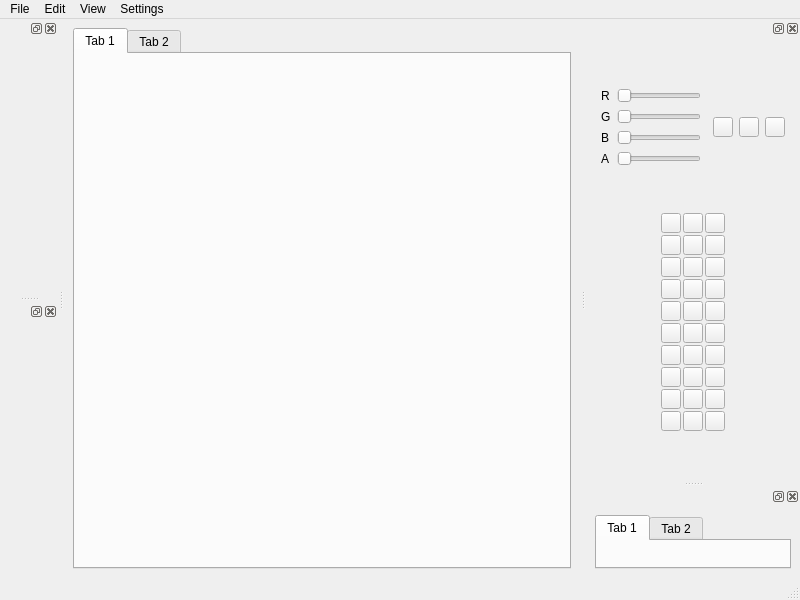
<?xml version="1.0" encoding="UTF-8"?>
<ui version="4.0">
 <class>MainWindow</class>
 <widget class="QMainWindow" name="MainWindow">
  <property name="geometry">
   <rect>
    <x>0</x>
    <y>0</y>
    <width>800</width>
    <height>600</height>
   </rect>
  </property>
  <property name="windowTitle">
   <string>MainWindow</string>
  </property>
  <widget class="QWidget" name="centralwidget">
   <layout class="QHBoxLayout" name="horizontalLayout_2">
    <item>
     <widget class="QTabWidget" name="tabWidget_2">
      <property name="currentIndex">
       <number>0</number>
      </property>
      <widget class="QWidget" name="tab_3">
       <attribute name="title">
        <string>Tab 1</string>
       </attribute>
      </widget>
      <widget class="QWidget" name="tab_4">
       <attribute name="title">
        <string>Tab 2</string>
       </attribute>
      </widget>
     </widget>
    </item>
   </layout>
  </widget>
  <widget class="QMenuBar" name="menubar">
   <property name="geometry">
    <rect>
     <x>0</x>
     <y>0</y>
     <width>800</width>
     <height>21</height>
    </rect>
   </property>
   <widget class="QMenu" name="menuFile">
    <property name="title">
     <string>File</string>
    </property>
    <addaction name="actionNew"/>
    <addaction name="actionOpen"/>
    <addaction name="actionConvert"/>
    <addaction name="separator"/>
    <addaction name="actionSave"/>
    <addaction name="actionSave_as"/>
    <addaction name="separator"/>
    <addaction name="actionQuit"/>
   </widget>
   <widget class="QMenu" name="menuEdit">
    <property name="title">
     <string>Edit</string>
    </property>
    <addaction name="actionUndo"/>
    <addaction name="actionRedo"/>
    <addaction name="separator"/>
    <addaction name="actionSelect_all"/>
    <addaction name="actionDeselect"/>
    <addaction name="actionInvert_selection"/>
   </widget>
   <widget class="QMenu" name="menuView">
    <property name="title">
     <string>View</string>
    </property>
    <addaction name="actionNavigator"/>
    <addaction name="actionColor_management"/>
    <addaction name="actionTools"/>
    <addaction name="actionLayers"/>
    <addaction name="actionLayers_2"/>
   </widget>
   <widget class="QMenu" name="menuSettings">
    <property name="title">
     <string>Settings</string>
    </property>
    <addaction name="actionPreview_color"/>
    <addaction name="actionKeep_projects_loaded"/>
   </widget>
   <addaction name="menuFile"/>
   <addaction name="menuEdit"/>
   <addaction name="menuView"/>
   <addaction name="menuSettings"/>
  </widget>
  <widget class="QStatusBar" name="statusbar"/>
  <widget class="QDockWidget" name="colorManagement">
   <attribute name="dockWidgetArea">
    <number>2</number>
   </attribute>
   <widget class="QWidget" name="dockWidgetContents">
    <layout class="QGridLayout" name="gridLayout_2">
     <item row="10" column="0">
      <layout class="QGridLayout" name="gridLayout_3">
       <property name="sizeConstraint">
        <enum>QLayout::SetFixedSize</enum>
       </property>
       <property name="leftMargin">
        <number>0</number>
       </property>
       <property name="rightMargin">
        <number>0</number>
       </property>
       <property name="spacing">
        <number>2</number>
       </property>
       <item row="8" column="2">
        <widget class="QPushButton" name="color_preset_26">
         <property name="sizePolicy">
          <sizepolicy hsizetype="Fixed" vsizetype="Fixed">
           <horstretch>0</horstretch>
           <verstretch>0</verstretch>
          </sizepolicy>
         </property>
         <property name="minimumSize">
          <size>
           <width>20</width>
           <height>20</height>
          </size>
         </property>
         <property name="maximumSize">
          <size>
           <width>20</width>
           <height>20</height>
          </size>
         </property>
         <property name="text">
          <string/>
         </property>
        </widget>
       </item>
       <item row="8" column="3">
        <widget class="QPushButton" name="color_preset_27">
         <property name="sizePolicy">
          <sizepolicy hsizetype="Fixed" vsizetype="Fixed">
           <horstretch>0</horstretch>
           <verstretch>0</verstretch>
          </sizepolicy>
         </property>
         <property name="minimumSize">
          <size>
           <width>20</width>
           <height>20</height>
          </size>
         </property>
         <property name="maximumSize">
          <size>
           <width>20</width>
           <height>20</height>
          </size>
         </property>
         <property name="text">
          <string/>
         </property>
        </widget>
       </item>
       <item row="9" column="1">
        <widget class="QPushButton" name="color_preset_28">
         <property name="sizePolicy">
          <sizepolicy hsizetype="Fixed" vsizetype="Fixed">
           <horstretch>0</horstretch>
           <verstretch>0</verstretch>
          </sizepolicy>
         </property>
         <property name="minimumSize">
          <size>
           <width>20</width>
           <height>20</height>
          </size>
         </property>
         <property name="maximumSize">
          <size>
           <width>20</width>
           <height>20</height>
          </size>
         </property>
         <property name="text">
          <string/>
         </property>
        </widget>
       </item>
       <item row="9" column="2">
        <widget class="QPushButton" name="color_preset_29">
         <property name="sizePolicy">
          <sizepolicy hsizetype="Fixed" vsizetype="Fixed">
           <horstretch>0</horstretch>
           <verstretch>0</verstretch>
          </sizepolicy>
         </property>
         <property name="minimumSize">
          <size>
           <width>20</width>
           <height>20</height>
          </size>
         </property>
         <property name="maximumSize">
          <size>
           <width>20</width>
           <height>20</height>
          </size>
         </property>
         <property name="text">
          <string/>
         </property>
        </widget>
       </item>
       <item row="9" column="3">
        <widget class="QPushButton" name="color_preset_30">
         <property name="sizePolicy">
          <sizepolicy hsizetype="Fixed" vsizetype="Fixed">
           <horstretch>0</horstretch>
           <verstretch>0</verstretch>
          </sizepolicy>
         </property>
         <property name="minimumSize">
          <size>
           <width>20</width>
           <height>20</height>
          </size>
         </property>
         <property name="maximumSize">
          <size>
           <width>20</width>
           <height>20</height>
          </size>
         </property>
         <property name="text">
          <string/>
         </property>
        </widget>
       </item>
       <item row="0" column="3">
        <widget class="QPushButton" name="color_preset_3">
         <property name="sizePolicy">
          <sizepolicy hsizetype="Fixed" vsizetype="Fixed">
           <horstretch>0</horstretch>
           <verstretch>0</verstretch>
          </sizepolicy>
         </property>
         <property name="minimumSize">
          <size>
           <width>20</width>
           <height>20</height>
          </size>
         </property>
         <property name="maximumSize">
          <size>
           <width>20</width>
           <height>20</height>
          </size>
         </property>
         <property name="text">
          <string/>
         </property>
        </widget>
       </item>
       <item row="0" column="2">
        <widget class="QPushButton" name="color_preset_2">
         <property name="sizePolicy">
          <sizepolicy hsizetype="Fixed" vsizetype="Fixed">
           <horstretch>0</horstretch>
           <verstretch>0</verstretch>
          </sizepolicy>
         </property>
         <property name="minimumSize">
          <size>
           <width>20</width>
           <height>20</height>
          </size>
         </property>
         <property name="maximumSize">
          <size>
           <width>20</width>
           <height>20</height>
          </size>
         </property>
         <property name="text">
          <string/>
         </property>
        </widget>
       </item>
       <item row="1" column="2">
        <widget class="QPushButton" name="color_preset_5">
         <property name="sizePolicy">
          <sizepolicy hsizetype="Fixed" vsizetype="Fixed">
           <horstretch>0</horstretch>
           <verstretch>0</verstretch>
          </sizepolicy>
         </property>
         <property name="minimumSize">
          <size>
           <width>20</width>
           <height>20</height>
          </size>
         </property>
         <property name="maximumSize">
          <size>
           <width>20</width>
           <height>20</height>
          </size>
         </property>
         <property name="text">
          <string/>
         </property>
        </widget>
       </item>
       <item row="1" column="1">
        <widget class="QPushButton" name="color_preset_4">
         <property name="sizePolicy">
          <sizepolicy hsizetype="Fixed" vsizetype="Fixed">
           <horstretch>0</horstretch>
           <verstretch>0</verstretch>
          </sizepolicy>
         </property>
         <property name="minimumSize">
          <size>
           <width>20</width>
           <height>20</height>
          </size>
         </property>
         <property name="maximumSize">
          <size>
           <width>20</width>
           <height>20</height>
          </size>
         </property>
         <property name="text">
          <string/>
         </property>
        </widget>
       </item>
       <item row="0" column="1">
        <widget class="QPushButton" name="color_preset_1">
         <property name="sizePolicy">
          <sizepolicy hsizetype="Fixed" vsizetype="Fixed">
           <horstretch>0</horstretch>
           <verstretch>0</verstretch>
          </sizepolicy>
         </property>
         <property name="minimumSize">
          <size>
           <width>20</width>
           <height>20</height>
          </size>
         </property>
         <property name="maximumSize">
          <size>
           <width>20</width>
           <height>20</height>
          </size>
         </property>
         <property name="text">
          <string/>
         </property>
        </widget>
       </item>
       <item row="1" column="3">
        <widget class="QPushButton" name="color_preset_6">
         <property name="sizePolicy">
          <sizepolicy hsizetype="Fixed" vsizetype="Fixed">
           <horstretch>0</horstretch>
           <verstretch>0</verstretch>
          </sizepolicy>
         </property>
         <property name="minimumSize">
          <size>
           <width>20</width>
           <height>20</height>
          </size>
         </property>
         <property name="maximumSize">
          <size>
           <width>20</width>
           <height>20</height>
          </size>
         </property>
         <property name="text">
          <string/>
         </property>
        </widget>
       </item>
       <item row="2" column="1">
        <widget class="QPushButton" name="color_preset_7">
         <property name="sizePolicy">
          <sizepolicy hsizetype="Fixed" vsizetype="Fixed">
           <horstretch>0</horstretch>
           <verstretch>0</verstretch>
          </sizepolicy>
         </property>
         <property name="minimumSize">
          <size>
           <width>20</width>
           <height>20</height>
          </size>
         </property>
         <property name="maximumSize">
          <size>
           <width>20</width>
           <height>20</height>
          </size>
         </property>
         <property name="text">
          <string/>
         </property>
        </widget>
       </item>
       <item row="2" column="2">
        <widget class="QPushButton" name="color_preset_8">
         <property name="sizePolicy">
          <sizepolicy hsizetype="Fixed" vsizetype="Fixed">
           <horstretch>0</horstretch>
           <verstretch>0</verstretch>
          </sizepolicy>
         </property>
         <property name="minimumSize">
          <size>
           <width>20</width>
           <height>20</height>
          </size>
         </property>
         <property name="maximumSize">
          <size>
           <width>20</width>
           <height>20</height>
          </size>
         </property>
         <property name="text">
          <string/>
         </property>
        </widget>
       </item>
       <item row="2" column="3">
        <widget class="QPushButton" name="color_preset_9">
         <property name="sizePolicy">
          <sizepolicy hsizetype="Fixed" vsizetype="Fixed">
           <horstretch>0</horstretch>
           <verstretch>0</verstretch>
          </sizepolicy>
         </property>
         <property name="minimumSize">
          <size>
           <width>20</width>
           <height>20</height>
          </size>
         </property>
         <property name="maximumSize">
          <size>
           <width>20</width>
           <height>20</height>
          </size>
         </property>
         <property name="text">
          <string/>
         </property>
        </widget>
       </item>
       <item row="4" column="1">
        <widget class="QPushButton" name="color_preset_13">
         <property name="sizePolicy">
          <sizepolicy hsizetype="Fixed" vsizetype="Fixed">
           <horstretch>0</horstretch>
           <verstretch>0</verstretch>
          </sizepolicy>
         </property>
         <property name="minimumSize">
          <size>
           <width>20</width>
           <height>20</height>
          </size>
         </property>
         <property name="maximumSize">
          <size>
           <width>20</width>
           <height>20</height>
          </size>
         </property>
         <property name="text">
          <string/>
         </property>
        </widget>
       </item>
       <item row="3" column="1">
        <widget class="QPushButton" name="color_preset_10">
         <property name="sizePolicy">
          <sizepolicy hsizetype="Fixed" vsizetype="Fixed">
           <horstretch>0</horstretch>
           <verstretch>0</verstretch>
          </sizepolicy>
         </property>
         <property name="minimumSize">
          <size>
           <width>20</width>
           <height>20</height>
          </size>
         </property>
         <property name="maximumSize">
          <size>
           <width>20</width>
           <height>20</height>
          </size>
         </property>
         <property name="text">
          <string/>
         </property>
        </widget>
       </item>
       <item row="3" column="3">
        <widget class="QPushButton" name="color_preset_12">
         <property name="sizePolicy">
          <sizepolicy hsizetype="Fixed" vsizetype="Fixed">
           <horstretch>0</horstretch>
           <verstretch>0</verstretch>
          </sizepolicy>
         </property>
         <property name="minimumSize">
          <size>
           <width>20</width>
           <height>20</height>
          </size>
         </property>
         <property name="maximumSize">
          <size>
           <width>20</width>
           <height>20</height>
          </size>
         </property>
         <property name="text">
          <string/>
         </property>
        </widget>
       </item>
       <item row="3" column="2">
        <widget class="QPushButton" name="color_preset_11">
         <property name="sizePolicy">
          <sizepolicy hsizetype="Fixed" vsizetype="Fixed">
           <horstretch>0</horstretch>
           <verstretch>0</verstretch>
          </sizepolicy>
         </property>
         <property name="minimumSize">
          <size>
           <width>20</width>
           <height>20</height>
          </size>
         </property>
         <property name="maximumSize">
          <size>
           <width>20</width>
           <height>20</height>
          </size>
         </property>
         <property name="text">
          <string/>
         </property>
        </widget>
       </item>
       <item row="4" column="2">
        <widget class="QPushButton" name="color_preset_14">
         <property name="sizePolicy">
          <sizepolicy hsizetype="Fixed" vsizetype="Fixed">
           <horstretch>0</horstretch>
           <verstretch>0</verstretch>
          </sizepolicy>
         </property>
         <property name="minimumSize">
          <size>
           <width>20</width>
           <height>20</height>
          </size>
         </property>
         <property name="maximumSize">
          <size>
           <width>20</width>
           <height>20</height>
          </size>
         </property>
         <property name="text">
          <string/>
         </property>
        </widget>
       </item>
       <item row="5" column="1">
        <widget class="QPushButton" name="color_preset_16">
         <property name="sizePolicy">
          <sizepolicy hsizetype="Fixed" vsizetype="Fixed">
           <horstretch>0</horstretch>
           <verstretch>0</verstretch>
          </sizepolicy>
         </property>
         <property name="minimumSize">
          <size>
           <width>20</width>
           <height>20</height>
          </size>
         </property>
         <property name="maximumSize">
          <size>
           <width>20</width>
           <height>20</height>
          </size>
         </property>
         <property name="text">
          <string/>
         </property>
        </widget>
       </item>
       <item row="5" column="2">
        <widget class="QPushButton" name="color_preset_17">
         <property name="sizePolicy">
          <sizepolicy hsizetype="Fixed" vsizetype="Fixed">
           <horstretch>0</horstretch>
           <verstretch>0</verstretch>
          </sizepolicy>
         </property>
         <property name="minimumSize">
          <size>
           <width>20</width>
           <height>20</height>
          </size>
         </property>
         <property name="maximumSize">
          <size>
           <width>20</width>
           <height>20</height>
          </size>
         </property>
         <property name="text">
          <string/>
         </property>
        </widget>
       </item>
       <item row="4" column="3">
        <widget class="QPushButton" name="color_preset_15">
         <property name="sizePolicy">
          <sizepolicy hsizetype="Fixed" vsizetype="Fixed">
           <horstretch>0</horstretch>
           <verstretch>0</verstretch>
          </sizepolicy>
         </property>
         <property name="minimumSize">
          <size>
           <width>20</width>
           <height>20</height>
          </size>
         </property>
         <property name="maximumSize">
          <size>
           <width>20</width>
           <height>20</height>
          </size>
         </property>
         <property name="text">
          <string/>
         </property>
        </widget>
       </item>
       <item row="6" column="1">
        <widget class="QPushButton" name="color_preset_19">
         <property name="sizePolicy">
          <sizepolicy hsizetype="Fixed" vsizetype="Fixed">
           <horstretch>0</horstretch>
           <verstretch>0</verstretch>
          </sizepolicy>
         </property>
         <property name="minimumSize">
          <size>
           <width>20</width>
           <height>20</height>
          </size>
         </property>
         <property name="maximumSize">
          <size>
           <width>20</width>
           <height>20</height>
          </size>
         </property>
         <property name="text">
          <string/>
         </property>
        </widget>
       </item>
       <item row="6" column="2">
        <widget class="QPushButton" name="color_preset_20">
         <property name="sizePolicy">
          <sizepolicy hsizetype="Fixed" vsizetype="Fixed">
           <horstretch>0</horstretch>
           <verstretch>0</verstretch>
          </sizepolicy>
         </property>
         <property name="minimumSize">
          <size>
           <width>20</width>
           <height>20</height>
          </size>
         </property>
         <property name="maximumSize">
          <size>
           <width>20</width>
           <height>20</height>
          </size>
         </property>
         <property name="text">
          <string/>
         </property>
        </widget>
       </item>
       <item row="5" column="3">
        <widget class="QPushButton" name="color_preset_18">
         <property name="sizePolicy">
          <sizepolicy hsizetype="Fixed" vsizetype="Fixed">
           <horstretch>0</horstretch>
           <verstretch>0</verstretch>
          </sizepolicy>
         </property>
         <property name="minimumSize">
          <size>
           <width>20</width>
           <height>20</height>
          </size>
         </property>
         <property name="maximumSize">
          <size>
           <width>20</width>
           <height>20</height>
          </size>
         </property>
         <property name="text">
          <string/>
         </property>
        </widget>
       </item>
       <item row="6" column="3">
        <widget class="QPushButton" name="color_preset_21">
         <property name="sizePolicy">
          <sizepolicy hsizetype="Fixed" vsizetype="Fixed">
           <horstretch>0</horstretch>
           <verstretch>0</verstretch>
          </sizepolicy>
         </property>
         <property name="minimumSize">
          <size>
           <width>20</width>
           <height>20</height>
          </size>
         </property>
         <property name="maximumSize">
          <size>
           <width>20</width>
           <height>20</height>
          </size>
         </property>
         <property name="text">
          <string/>
         </property>
        </widget>
       </item>
       <item row="7" column="1">
        <widget class="QPushButton" name="color_preset_22">
         <property name="sizePolicy">
          <sizepolicy hsizetype="Fixed" vsizetype="Fixed">
           <horstretch>0</horstretch>
           <verstretch>0</verstretch>
          </sizepolicy>
         </property>
         <property name="minimumSize">
          <size>
           <width>20</width>
           <height>20</height>
          </size>
         </property>
         <property name="maximumSize">
          <size>
           <width>20</width>
           <height>20</height>
          </size>
         </property>
         <property name="text">
          <string/>
         </property>
        </widget>
       </item>
       <item row="7" column="2">
        <widget class="QPushButton" name="color_preset_23">
         <property name="sizePolicy">
          <sizepolicy hsizetype="Fixed" vsizetype="Fixed">
           <horstretch>0</horstretch>
           <verstretch>0</verstretch>
          </sizepolicy>
         </property>
         <property name="minimumSize">
          <size>
           <width>20</width>
           <height>20</height>
          </size>
         </property>
         <property name="maximumSize">
          <size>
           <width>20</width>
           <height>20</height>
          </size>
         </property>
         <property name="text">
          <string/>
         </property>
        </widget>
       </item>
       <item row="8" column="1">
        <widget class="QPushButton" name="color_preset_25">
         <property name="sizePolicy">
          <sizepolicy hsizetype="Fixed" vsizetype="Fixed">
           <horstretch>0</horstretch>
           <verstretch>0</verstretch>
          </sizepolicy>
         </property>
         <property name="minimumSize">
          <size>
           <width>20</width>
           <height>20</height>
          </size>
         </property>
         <property name="maximumSize">
          <size>
           <width>20</width>
           <height>20</height>
          </size>
         </property>
         <property name="text">
          <string/>
         </property>
        </widget>
       </item>
       <item row="7" column="3">
        <widget class="QPushButton" name="color_preset_24">
         <property name="sizePolicy">
          <sizepolicy hsizetype="Fixed" vsizetype="Fixed">
           <horstretch>0</horstretch>
           <verstretch>0</verstretch>
          </sizepolicy>
         </property>
         <property name="minimumSize">
          <size>
           <width>20</width>
           <height>20</height>
          </size>
         </property>
         <property name="maximumSize">
          <size>
           <width>20</width>
           <height>20</height>
          </size>
         </property>
         <property name="text">
          <string/>
         </property>
        </widget>
       </item>
       <item row="0" column="0" rowspan="10">
        <spacer name="horizontalSpacer">
         <property name="orientation">
          <enum>Qt::Horizontal</enum>
         </property>
         <property name="sizeHint" stdset="0">
          <size>
           <width>40</width>
           <height>20</height>
          </size>
         </property>
        </spacer>
       </item>
       <item row="0" column="4" rowspan="10">
        <spacer name="horizontalSpacer_2">
         <property name="orientation">
          <enum>Qt::Horizontal</enum>
         </property>
         <property name="sizeHint" stdset="0">
          <size>
           <width>40</width>
           <height>20</height>
          </size>
         </property>
        </spacer>
       </item>
      </layout>
     </item>
     <item row="9" column="0">
      <layout class="QHBoxLayout" name="horizontalLayout">
       <property name="sizeConstraint">
        <enum>QLayout::SetMaximumSize</enum>
       </property>
       <property name="rightMargin">
        <number>6</number>
       </property>
       <item>
        <layout class="QFormLayout" name="formLayout">
         <property name="leftMargin">
          <number>6</number>
         </property>
         <property name="rightMargin">
          <number>6</number>
         </property>
         <item row="0" column="0">
          <widget class="QLabel" name="label">
           <property name="text">
            <string>R</string>
           </property>
          </widget>
         </item>
         <item row="0" column="1">
          <widget class="QSlider" name="horizontalSlider">
           <property name="orientation">
            <enum>Qt::Horizontal</enum>
           </property>
          </widget>
         </item>
         <item row="1" column="0">
          <widget class="QLabel" name="label_2">
           <property name="text">
            <string>G</string>
           </property>
          </widget>
         </item>
         <item row="1" column="1">
          <widget class="QSlider" name="horizontalSlider_2">
           <property name="orientation">
            <enum>Qt::Horizontal</enum>
           </property>
          </widget>
         </item>
         <item row="2" column="0">
          <widget class="QLabel" name="label_3">
           <property name="text">
            <string>B</string>
           </property>
          </widget>
         </item>
         <item row="2" column="1">
          <widget class="QSlider" name="horizontalSlider_3">
           <property name="orientation">
            <enum>Qt::Horizontal</enum>
           </property>
          </widget>
         </item>
         <item row="3" column="0">
          <widget class="QLabel" name="label_4">
           <property name="text">
            <string>A</string>
           </property>
          </widget>
         </item>
         <item row="3" column="1">
          <widget class="QSlider" name="horizontalSlider_4">
           <property name="orientation">
            <enum>Qt::Horizontal</enum>
           </property>
          </widget>
         </item>
        </layout>
       </item>
       <item>
        <widget class="QPushButton" name="current_color_btn">
         <property name="sizePolicy">
          <sizepolicy hsizetype="Fixed" vsizetype="Fixed">
           <horstretch>0</horstretch>
           <verstretch>0</verstretch>
          </sizepolicy>
         </property>
         <property name="minimumSize">
          <size>
           <width>20</width>
           <height>20</height>
          </size>
         </property>
         <property name="maximumSize">
          <size>
           <width>20</width>
           <height>20</height>
          </size>
         </property>
         <property name="text">
          <string/>
         </property>
        </widget>
       </item>
       <item>
        <widget class="QPushButton" name="color_preview">
         <property name="sizePolicy">
          <sizepolicy hsizetype="Fixed" vsizetype="Fixed">
           <horstretch>0</horstretch>
           <verstretch>0</verstretch>
          </sizepolicy>
         </property>
         <property name="minimumSize">
          <size>
           <width>20</width>
           <height>20</height>
          </size>
         </property>
         <property name="maximumSize">
          <size>
           <width>20</width>
           <height>20</height>
          </size>
         </property>
         <property name="text">
          <string/>
         </property>
        </widget>
       </item>
       <item>
        <widget class="QPushButton" name="current_secondary_color_btn">
         <property name="sizePolicy">
          <sizepolicy hsizetype="Fixed" vsizetype="Fixed">
           <horstretch>0</horstretch>
           <verstretch>0</verstretch>
          </sizepolicy>
         </property>
         <property name="minimumSize">
          <size>
           <width>20</width>
           <height>20</height>
          </size>
         </property>
         <property name="maximumSize">
          <size>
           <width>20</width>
           <height>20</height>
          </size>
         </property>
         <property name="text">
          <string/>
         </property>
        </widget>
       </item>
      </layout>
     </item>
    </layout>
   </widget>
  </widget>
  <widget class="QDockWidget" name="toolBox">
   <attribute name="dockWidgetArea">
    <number>1</number>
   </attribute>
   <widget class="QWidget" name="dockWidgetContents_2"/>
  </widget>
  <widget class="QDockWidget" name="toolProperties">
   <attribute name="dockWidgetArea">
    <number>1</number>
   </attribute>
   <widget class="QWidget" name="dockWidgetContents_3"/>
  </widget>
  <widget class="QDockWidget" name="layerManagement">
   <attribute name="dockWidgetArea">
    <number>2</number>
   </attribute>
   <widget class="QWidget" name="dockWidgetContents_5">
    <layout class="QVBoxLayout" name="verticalLayout">
     <item>
      <widget class="QTabWidget" name="tabWidget">
       <property name="currentIndex">
        <number>0</number>
       </property>
       <widget class="QWidget" name="tab">
        <attribute name="title">
         <string>Tab 1</string>
        </attribute>
       </widget>
       <widget class="QWidget" name="tab_2">
        <attribute name="title">
         <string>Tab 2</string>
        </attribute>
       </widget>
      </widget>
     </item>
    </layout>
   </widget>
  </widget>
  <action name="actionNavigator">
   <property name="checkable">
    <bool>true</bool>
   </property>
   <property name="text">
    <string>Navigator</string>
   </property>
   <property name="toolTip">
    <string>Your current position relative to the image</string>
   </property>
  </action>
  <action name="actionColor_management">
   <property name="checkable">
    <bool>true</bool>
   </property>
   <property name="text">
    <string>Color management</string>
   </property>
   <property name="toolTip">
    <string>Color preset palette and custom color sliders</string>
   </property>
  </action>
  <action name="actionTools">
   <property name="checkable">
    <bool>true</bool>
   </property>
   <property name="text">
    <string>Tools</string>
   </property>
   <property name="toolTip">
    <string>Drawing tools</string>
   </property>
  </action>
  <action name="actionLayers">
   <property name="checkable">
    <bool>true</bool>
   </property>
   <property name="text">
    <string>Tool properties</string>
   </property>
   <property name="toolTip">
    <string>Properties for currently selected tool</string>
   </property>
  </action>
  <action name="actionLayers_2">
   <property name="checkable">
    <bool>true</bool>
   </property>
   <property name="text">
    <string>Layers</string>
   </property>
   <property name="toolTip">
    <string>Layer management (visibility, masks, channels)</string>
   </property>
  </action>
  <action name="actionPreview_color">
   <property name="checkable">
    <bool>true</bool>
   </property>
   <property name="text">
    <string>Preview color</string>
   </property>
   <property name="toolTip">
    <string>Custom color is stored in the preview button instead of being applied immediately</string>
   </property>
  </action>
  <action name="actionKeep_projects_loaded">
   <property name="checkable">
    <bool>true</bool>
   </property>
   <property name="text">
    <string>Keep files loaded</string>
   </property>
   <property name="toolTip">
    <string>If several files are open, keep all of them loaded instead of only keeping current project in the memory (Increases switch speed, but may impact performance and stability)</string>
   </property>
  </action>
  <action name="actionUndo">
   <property name="text">
    <string>Undo</string>
   </property>
   <property name="toolTip">
    <string>Undo last action</string>
   </property>
  </action>
  <action name="actionRedo">
   <property name="text">
    <string>Redo</string>
   </property>
   <property name="toolTip">
    <string>Redo last reverted action</string>
   </property>
  </action>
  <action name="actionSelect_all">
   <property name="text">
    <string>Select all</string>
   </property>
   <property name="toolTip">
    <string>Select all pixels</string>
   </property>
  </action>
  <action name="actionDeselect">
   <property name="text">
    <string>Deselect</string>
   </property>
   <property name="toolTip">
    <string>Reset selection</string>
   </property>
  </action>
  <action name="actionInvert_selection">
   <property name="text">
    <string>Invert selection</string>
   </property>
   <property name="toolTip">
    <string>Selects only currently unselected pixels</string>
   </property>
  </action>
  <action name="actionNew">
   <property name="text">
    <string>New</string>
   </property>
   <property name="toolTip">
    <string>Create a new file and open it immediately</string>
   </property>
  </action>
  <action name="actionOpen">
   <property name="text">
    <string>Open</string>
   </property>
   <property name="toolTip">
    <string>Load an existing file</string>
   </property>
  </action>
  <action name="actionConvert">
   <property name="text">
    <string>Convert</string>
   </property>
   <property name="toolTip">
    <string>Convert an existing file into a different format</string>
   </property>
  </action>
  <action name="actionSave">
   <property name="text">
    <string>Save</string>
   </property>
   <property name="toolTip">
    <string>Save current file</string>
   </property>
  </action>
  <action name="actionSave_as">
   <property name="text">
    <string>Save as</string>
   </property>
   <property name="toolTip">
    <string>Save current file as a different file</string>
   </property>
  </action>
  <action name="actionQuit">
   <property name="text">
    <string>Quit</string>
   </property>
   <property name="toolTip">
    <string>Shutdown program</string>
   </property>
  </action>
 </widget>
 <resources/>
 <connections/>
</ui>
